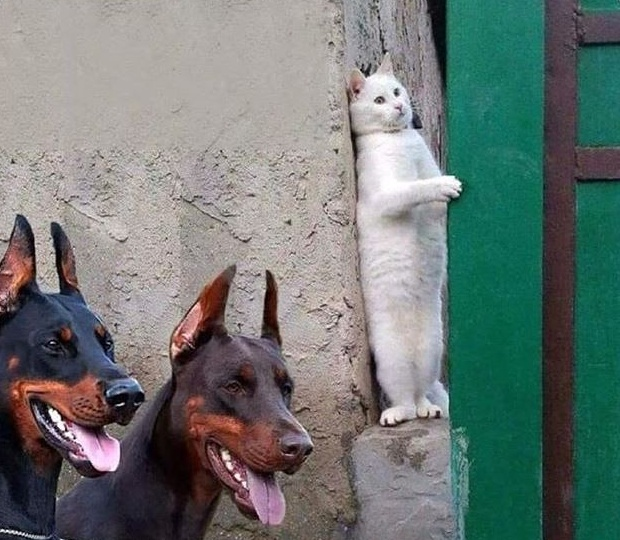
#> input picture ITSI/tp1_correlation_convolution/image_chat.jpg, 620 x 540 px
$ jupyter execute --allow-errors TP1_correlation_convolution_exo3.ipynb   (shell and % lines are left out)
#> lines starting #> are read from the running program, lines starting #| are printed output that depends on the picture
Exercice initialement proposé par Élodie Puybareau, remis en forme par Guillaume Tochon

[cell 1]
### Import des bibliothèques ###
import numpy as np
import scipy as sp
from scipy import signal
import skimage
from skimage import io
import matplotlib.pyplot as plt
# Matplotlib en mode inline

# Le produit de convolution (en traitement d'images)

Dans cet exercice, vous allez mettre en œuvre le produit de convolution pour des problématiques de filtrage. Plus particulièrement, vous allez travailler sur des signaux un peu particuliers, à savoir des images, c'est-à-dire des signaux en deux dimensions.

## Du signal à l'image

Commençons par rappeler la définition du produit de convolution pour deux signaux $x : \mathbb{R} \rightarrow \mathbb{R}$ et $y : \mathbb{R} \rightarrow \mathbb{R}$ continus (par opposition à discret, comme c'est le cas d'une image) :

$$(x \ast y)(\tau) = \int_\mathbb{R} x(t) y (\tau - t) dt \qquad (1)$$

L'extension du produit de convolution à des signaux bidimensionnels $x : \mathbb{R}^2 \rightarrow \mathbb{R}$ et $y : \mathbb{R}^2 \rightarrow \mathbb{R}$ se fait naturellement en rajoutant une variable supplémentaire à $x$ et $y$ (appelons la $u$), et une variable supplémentaire également au produit de convolution $x \ast y$ (appelons la $\nu$):

$$ (x \ast y)(\tau, \nu) = \iint_{\mathbb{R}^2} x(t,u) y (\tau - t, \nu - u) dt du \qquad (2)$$

Une image étant un signal 2D discret (c'est-à-dire une matrice $X[i,j], i=0,\dots,M-1, j=0,\dots,N-1$ avec $M$ et $N$ le nombre de lignes et de colonnes), on peut adapter "facilement" la formule $(2)$ pour des signaux de cette nature : si $X$ et $Y$ sont deux images (supposées de taille infinie dans un premier temps), alors

$$(X \ast Y)[m,n] = \sum_{i=-\infty}^{+\infty} \sum_{j=-\infty}^{+\infty} X[i,j]Y[m-i,n-j] \qquad (3)$$

En pratique, lorsqu'on fait du filtrage en traitement d'image, on calcule la convolution d'une image $X$ par un [<b>noyau</b>](https://fr.wikipedia.org/wiki/Noyau_(traitement_d%27image)) $K$ (également appelé <b>filtre</b>, ou <i>kernel</i> en anglais) d'une taille $(2P+1) \times (2P+1)$ plus petite (typiquement $3\times 3$ ou $5 \times 5$). L'équation (3) peut se réécrire alors en

$$ Y[m,n] = (X \ast K)[m,n] = \sum_{i=m-P}^{m+P} \sum_{j=n-P}^{n+P} X[i,j]K[m-i,n-j] = \sum_{i=-P}^P \sum_{j=-P}^P K[i,j]X[m-i,n-j] \qquad (4)$$

À noter qu'un noyau de convolution est toujours de taille impaire ($3 \times 3$, $5 \times 5$, $9 \times 9$, etc) afin qu'il admette un pixel central.

La convolution en 1D [s'illustre](https://en.wikipedia.org/wiki/Convolution#/media/File:Convolution_of_spiky_function_with_box2.gif) par un signal fixe et un signal glissant. La même illustration existe dans le cas 2D pour la convolution d'une image par un noyau : dans ce cas là, l'image correspond au signal fixe, et le noyau "glisse" sur toutes les positions de l'image. Pour un pixel donné dans l'image, on fait la somme des produits termes à termes des valeurs de l'image couvertes par le noyau avec leur coefficient respectif du noyau. Le résultat donne la valeur du pixel après convolution.

## La convolution pour une image

## La convolution pour une image

L'animation ci-dessus illustre le mécanisme de la convolution en 2D :

* <span style="color: royalblue;">L'image $X$</span>, représentée comme une grille de valeurs en 2 dimensions. Chaque case correspond à la position d'un pixel, et chaque valeur associée représente le niveau de gris du pixel avec $0$ représentant le noir ⬛, 255 représentant le blanc ⬜ (lorsque les pixels sont encodés sur 8 bits), et chaque valeur intermédiaire représentant une nuance de gris plus ou moins foncée.
* <span style="color: darkorange;">Le noyau de convolution $K$</span>. Contrairement à l'image, ses valeurs (appelées <b>poids</b>) peuvent être positives ou négatives.
* <span style="color: forestgreen;">Le résultat de la convolution $Y = X \ast K$</span>, que l'on appelle aussi <b>image filtrée</b>. Ses valeurs peuvent également être positives ou négatives (en fonction des poids du filtre $K$), et doivent donc être interprétées avec précaution, puisqu'elles ne représentent plus nécéssairement des niveaux de gris.

Dans cet exemple, le résultat a la même taille que l'image initiale $X$, ce qui veut dire que pour chaque pixel $X[i,j]$ de l'image initiale, une nouvelle valeur est calculée. Cette nouvelle valeur correspond à la somme de la multiplication terme à terme de deux matrices : celle du noyau et une sous-matrice de la même taille que le noyau, centrée sur le pixel $X[i,j]$ étudié.

Prenons le pixel central de l'exemple ci-dessus : le pixel "70". En centrant le noyau dessus, on va avoir :

<font color="royalblue"> 121</font>x<font color="darkorange">0</font>+<font color="royalblue">54</font>x<font color="darkorange">(-1)</font>+<font color="royalblue"> 84</font>x<font color="darkorange">0</font>+<font color="royalblue"> 99</font>x<font color="darkorange">(-1)</font>+<font color="royalblue">70</font>x<font color="darkorange">5</font>+<font color="royalblue"> 129</font>x<font color="darkorange">(-1)</font>+<font color="royalblue"> 57</font>x<font color="darkorange">0</font>+<font color="royalblue">115</font>x<font color="darkorange">(-1)</font>+<font color="royalblue"> 69</font>x<font color="darkorange">0</font> = <font color="forestgreen">-47</font>

#### Que se passe-t-il aux bords ?
La bordure blanche autour de l'image bleue représente le <i>padding</i>. Il s'agit d'un ajout que l'on fait aux bordures de l'image pour que le noyau ne déborde pas de l'image au moment de la convolution. En effet, le noyau centré sur un pixel du bord va déborder et retourner une erreur. Pour éviter cela, on rajoute artificiellement autant de lignes et de colonnes que de débordement : c'est le <i>padding</i>. Ici, ce padding est fait avec des 0, mais il peut également être fait avec la valeur moyenne de l'image, avec une duplication miroir des lignes et des colonnes etc. Si l'on reprend le calcul à la main sur le premier pixel de l'image, le "60", on a donc :

<font color="royalblue"> 0</font>x<font color="darkorange">0</font>+<font color="royalblue">0</font>x<font color="darkorange">(-1)</font>+<font color="royalblue"> 0</font>x<font color="darkorange">0</font>+<font color="royalblue"> 0</font>x<font color="darkorange">(-1)</font>+<font color="royalblue">60</font>x<font color="darkorange">5</font>+<font color="royalblue"> 113</font>x<font color="darkorange">(-1)</font>+<font color="royalblue"> 0</font>x<font color="darkorange">0</font>+<font color="royalblue">73</font>x<font color="darkorange">(-1)</font>+<font color="royalblue"> 121</font>x<font color="darkorange">0</font> = <font color="forestgreen">114</font>

### 🛠️ 🚧 👷  À vous de jouer !

Quelle est la taille du padding (c'est-à-dire, le nombre de lignes à rajouter en haut et en bas de l'image, et le nombre de colonnes à rajouter à gauche et à droite de l'image) si le noyau de convolution $K$ est de taille $(2P+1)\times(2P+1)$ ?

Si le noyau de convolution $K$ est de taille $(2P+1)\times(2P+1)$, alors la taille du padding est de FIXME lignes/colonnes de chaque côté de l'image.

## La convolution comme opération de filtrage

Il est maintenant temps de voir la convolution en action pour des images ! Première étape : chargeons une image.

[cell 2]
# 🛑 Chargement et affichage d'une image
img = skimage.io.imread('image_chat.jpg')
#> img is the input picture: shape (540, 620, 3); mean R, G, B 109.9, 120.1, 116.7
img = np.uint8(skimage.color.rgb2gray(img)*255) # conversion de l'image couleur en niveaux de gris
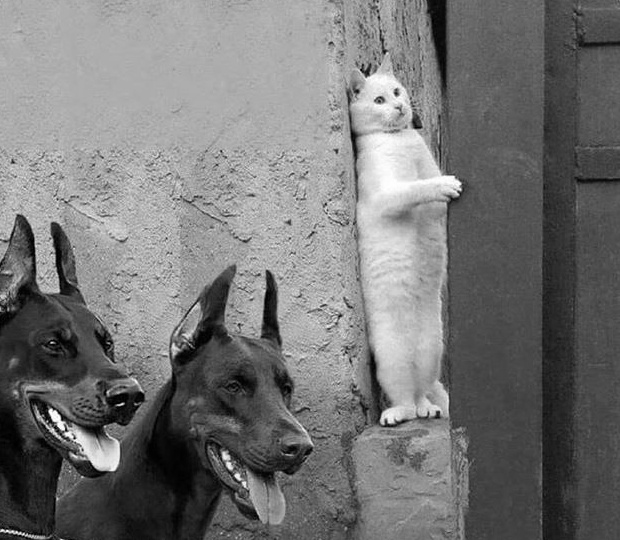
#> img: shape (540, 620); min 0, max 255, mean 117.2
# Affichage de l'image
plt.figure(figsize=(8,5))
plt.imshow(img,cmap='gray')
plt.show()

[cell 3]
# 🛑 Affichage d'informations basiques sur l'image
print("L'image possède",img.shape[0],"lignes et",img.shape[1],"colonnes")
#| L'image possède 540 lignes et 620 colonnes
print("La valeur min de l'image est",img.min(),"et la valeur max",img.max())
#| La valeur min de l'image est 0 et la valeur max 255
print("Le type d'encodage est",img.dtype)
#| Le type d'encodage est uint8

### Une sombre histoire de type

Par défaut, les images sont encodées en `uint8`, ce qui veut dire que seules les valeurs entières entre $0$ et $255$ sont encodables. Or, les poids du noyau de convolution peuvent être arbitraires (donc soit négatifs, soit supérieurs à $255$), et les valeurs de l'image après convolution également (cf illustration ci-dessus).

Avant toute chose, il convient donc de caster l'encodage de l'image vers un type nettement moins propice aux débordements de valeurs, à savoir le `float`.

[cell 4]
# 🛑 cast l'image en type float
img = img.astype(float)
print("La valeur min de l'image est %1.1f, et la valeur max %1.1f"%(img.min(),img.max()))
#| La valeur min de l'image est 0.0, et la valeur max 255.0
print("Le type d'encodage est",img.dtype)
#| Le type d'encodage est float64

## Définition d'un premier noyau

Définissons un premier noyau de convolution : $K_1 = \displaystyle\frac{1}{9}\begin{bmatrix}1&1&1\\1&1&1\\1&1&1\end{bmatrix}$.

### 🛠️ 🚧 👷  À vous de jouer !

Quelle opération permet de réaliser $K_1$ lorsqu'on le convolue à une image $X$ ? Plus particulièrement, quel est le résultat (littéral) de la convolution du pixel $X[i,j]$ (en fonction de ses voisins) par $K_1$ ?

$$
\begin{bmatrix} \cdot & \cdot & \cdot & \cdot & \cdot \\
\cdot & X[i-1,j-1] & X[i-1,j] & X[i-1,j+1] & \cdot \\
\cdot & X[i,j-1] & X[i,j] & X[i,j+1] & \cdot \\
\cdot & X[i+1,j-1] & X[i+1,j] & X[i+1,j+1] & \cdot \\
\cdot & \cdot & \cdot & \cdot & \cdot
\end{bmatrix} \ast \displaystyle\frac{1}{9}\begin{bmatrix}1&1&1\\1&1&1\\1&1&1\end{bmatrix}$$

Le résultat de la convolution est

$$\displaystyle\frac{?X[i-1,j-1]+?X[i-1,j]+?X[i-1,j+1]+?X[i,j-1]+?X[i,j]+?X[i,j+1]+?X[i+1,j-1]+?X[i+1,j]+?X[i+1,j+1]}{???}$$

Le noyau $K_1$ permet donc de réaliser une opération de FIXME.

### 🛠️ 🚧 👷  À vous de jouer !

Il est maintenant temps de mettre ce filtre à l'œuvre. Pour implémenter l'opération de convolution, on va utiliser [`sp.signal.convolve2d`](https://docs.scipy.org/doc/scipy/reference/generated/scipy.signal.convolve2d.html#scipy.signal.convolve2d), optimisée pour la convolution d'images. À noter qu'il en existe une version générique, à savoir [`sp.signal.convolve`](https://docs.scipy.org/doc/scipy/reference/generated/scipy.signal.convolve.html) qui fonctionne pour des signaux à N dimensions. Mais puisque nous allons travailler ici exclusivement avec des images, on lui préférera donc `sp.signal.convolve2d`.

Calculez la convolution de l'image chargée précédemment par le noyau $K_1$ (dans un premier temps, ne vous souciez pas des options <i>mode</i> et <i>boundary</i> de `sp.signal.convolve2d`).<br> Quelle est la taille (nombre de lignes et nombre de colonnes) du résultat de la convolution ? Comment expliquer la différence de taille par rapport à celle de l'image originale ?

[cell 5]
# 🛑 Définition du noyau K1
K1 = np.ones((3,3))
K1 = K1/K1.sum()
print("Noyau de convolution K1 :")
print(K1)

#> (a cell that did not finish here is left out)

#> (a cell that did not finish here is left out)

La différence de taille entre l'image avant convolution et l'image après convolution vient de FIXME.

Lorsque l'on fait du traitement d'images, on n'aime en général pas trop les traitements qui <b>changent</b> la taille de l'image (sauf si c'est fait de manière intentionnelle, comme par exemple un zoom...). Pour pallier au problème précédent, il faut régler l'option `mode='same'` dans `sp.signal.convolve2d`.

### 🛠️ 🚧 👷  À vous de jouer !

Vérifiez que l'ajout de l'option `mode='same'` dans `sp.signal.convolve2d` permet bien d'avoir une image après convolution de même taille que l'image originale.

#> (a cell that did not finish here is left out)

Pour ne pas avoir à écrire à chaque fois `sp.signal.convolve2d(xx,yy,mode='same')`, on va définir le raccourci suivant :

[cell 9]
# 🛑 Raccourci
def conv2d(in1,in2):
    return sp.signal.convolve2d(in1,in2,mode='same')

print((conv2d(img,K1) == sp.signal.convolve2d(img,K1,mode='same')).all())
#| True

Calculer des convolutions quand on fait du traitement d'images, c'est bien. Mais les visualiser pour en apprécier les effets, c'est mieux !

[cell 10]
# 🛑 Affichage des résultats de la convolution + zoom
plt.figure(figsize=(15,8))
plt.subplot(1,2,1)
plt.imshow(img,cmap='gray',vmin=0,vmax=255)
plt.subplot(1,2,2)
#> (the rest of this cell did not finish here and is left out)

### 🛠️ 🚧 👷  À vous de jouer !

Quel effet observez-vous ?

On observe un effet de FIXME.

## Effet de la taille du noyau sur le résultat de la convolution

Le noyau $K_1$ précédemment défini était de taille $3 \times 3$ : pour chaque pixel, il agit donc dans un voisinage immédiat, en ne considérant que les voisins directs du pixel en question. Évidemment, un noyau de convolution peut être plus gros que $3 \times 3$, du moment que sa taille reste impaire. Regardons maintenant l'impact de cette taille de noyau sur le résultat de la convolution, en définissant tout d'abord une fonction permettant de générer un noyau de taille $(2P+1)\times(2P+1)$ de la forme
$$K_p = \displaystyle\frac{1}{(2P+1)^2} \begin{bmatrix}1 & \dots & 1 \\ \vdots & \ddots & \vdots \\ 1 & \cdots & 1 \end{bmatrix} $$

[cell 11]
# 🛑 Définition d'un noyau moyenneur de taille arbitraire
def Kp(p):
    Kp = np.ones((2*p+1,2*p+1))
    return Kp/Kp.sum()

print((Kp(1)==K1).all())

### 🛠️ 🚧 👷  À vous de jouer !

Calculez et visualisez la convolution de l'image originale par des noyaux de différentes tailles : $5 \times 5$, $9 \times 9$, $15 \times 15$, etc.<br>Que pouvez-vous en conclure à propos de l'influence de la taille du filtre sur le résultat de la convolution ?

L'influence de la taille du filtre sur le résultat de la convolution est FIXME.

## Définition d'un deuxième noyau

Les noyaux définis dans la partie précédente ont comme effet de lisser l'image après convolution. Dans le jargon, on dit que ce sont des filtres "passe-bas" : ils atténuent les hautes fréquences de l'image (à savoir ses variations rapides), ne laissant que les basses fréquences (les variations lentes, donc floues).

À l'inverse, un filtre "passe-haut" coupe les basses fréquences, ne laissant donc que les hautes fréquences (les variations rapides, donc les contours).
Un filtre passe-haut classique est le filtre de [Prewitt](https://en.wikipedia.org/wiki/Prewitt_operator) : \
$P_x = \begin{bmatrix} 1 & 0 & -1\\1 & 0 & -1\\1 & 0 & -1 \end{bmatrix} \qquad P_y = \begin{bmatrix} 1 & 1 & 1\\0 & 0 & 0\\-1 & -1 & -1 \end{bmatrix}$

$P_x$ permet de détecter les contours horizontaux, alors que $P_y$ permet de détecter les contours verticaux.

<i>Note : si vous voulez une justification de la définition de ce filtre (et bien d'autres), l'électif IMAGIN au S6 sera là pour ça 🙂 (uniquement sur Paris, Lyon et Strasbourg).</i>

### Convolution d'une image par $P_x$

### 🛠️ 🚧 👷  À vous de jouer !

Définissez le noyau de convolution $P_x$, appliquez le à l'image originale précédente, et affichez le résultat. Que remarquez-vous ?

#> (a cell that did not finish here is left out)

On remarque que FIXME.

### Convolution d'une image par $P_Y$

### 🛠️ 🚧 👷  À vous de jouer !

Mêmes questions que précédemment, mais pour le noyau $P_y$ cette fois.

#> (a cell that did not finish here is left out)

On remarque que FIXME.

## Détection des contours par convolution

Les images obtenues après convolution par $P_x$ et $P_y$ sont appelées <i>gradients directionnels</i> : $\nabla_x X = X \ast P_x$ et $\nabla_y X = X \ast P_y$, et permettent de détecter les contours horizontaux et verticaux séparément.

Il est possible de combiner ces deux gradients directionnels pour obtenir :
* l'intensité du gradient pour chaque pixel, donnée grâce à sa norme $\| \nabla X\| = \displaystyle\sqrt{(\nabla_x X)^2+(\nabla_y X)^2}$. Il est ensuite possible de seuiller $\| \nabla X\|$ de manière judicieuse pour obtenir une image binaire des contours.
* l'orientation du gradient grâce à $\theta(x) = \arctan\left(\displaystyle\frac{\nabla_y X}{\nabla_x X}\right)$

[cell 14]
# 🛑 Définition et calcul de l'intensité et de l'orientation du gradient
def grad_intensity(nabla_x_im,nabla_y_im):
    return np.sqrt(nabla_x_im**2+nabla_y_im**2)

#> (the rest of this cell did not finish here and is left out)

[cell 15]
# 🛑 Affichage de l'intensité et de l'orientation du gradient
plt.figure(figsize=(15,8))
plt.subplot(131)
plt.imshow(img,cmap='gray')
plt.subplot(132)
#> (the rest of this cell did not finish here and is left out)

À noter que pour l'orientation du gradient, chaque couleur représente un angle entre $-\pi$ et $\pi$.

[cell 16]
# 🛑 Correspondance entre la couleur et l'angle du gradient
xx = np.linspace(-7,7,15)
X,Y = np.meshgrid(xx,xx)
Z = np.arctan2(Y,X)
plt.imshow(Z, cmap="hsv")
plt.show()
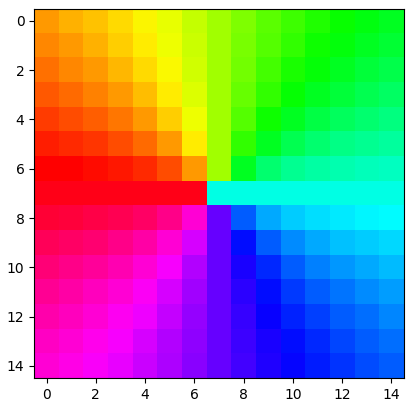
#> figure drawn by matplotlib, 1 panel
